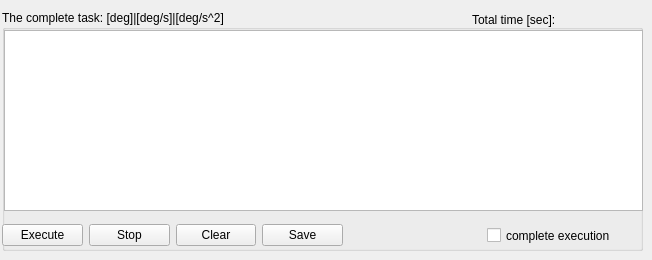
      <widget class="QWidget" name="tab_task">
       <attribute name="title">
        <string>Task</string>
       </attribute>
       <widget class="QGroupBox" name="groupBox_sol_task">
        <property name="geometry">
         <rect>
          <x>2</x>
          <y>10</y>
          <width>641</width>
          <height>241</height>
         </rect>
        </property>
        <property name="title">
         <string>The complete task: [deg]|[deg/s]|[deg/s^2]</string>
        </property>
        <widget class="QWidget" name="layoutWidget_time_task">
         <property name="geometry">
          <rect>
           <x>470</x>
           <y>0</y>
           <width>171</width>
           <height>19</height>
          </rect>
         </property>
         <layout class="QHBoxLayout" name="horizontalLayout_time_task">
          <item>
           <widget class="QLabel" name="label_totalTime_task">
            <property name="text">
             <string>Total time [sec]:</string>
            </property>
           </widget>
          </item>
          <item>
           <widget class="QLabel" name="label_totalTime_value_task">
            <property name="text">
             <string/>
            </property>
           </widget>
          </item>
         </layout>
        </widget>
        <widget class="QWidget" name="layoutWidget_action_task">
         <property name="geometry">
          <rect>
           <x>0</x>
           <y>210</y>
           <width>341</width>
           <height>31</height>
          </rect>
         </property>
         <layout class="QHBoxLayout" name="horizontalLayout_action_task">
          <item>
           <widget class="QPushButton" name="pushButton_execTask">
            <property name="text">
             <string>Execute</string>
            </property>
           </widget>
          </item>
          <item>
           <widget class="QPushButton" name="pushButton_stop_task">
            <property name="text">
             <string>Stop</string>
            </property>
           </widget>
          </item>
          <item>
           <widget class="QPushButton" name="pushButton_clear_task">
            <property name="text">
             <string>Clear</string>
            </property>
           </widget>
          </item>
          <item>
           <widget class="QPushButton" name="pushButton_save_task">
            <property name="text">
             <string>Save</string>
            </property>
           </widget>
          </item>
         </layout>
        </widget>
        <widget class="QTableWidget" name="tableWidget_sol_task">
         <property name="geometry">
          <rect>
           <x>2</x>
           <y>20</y>
           <width>639</width>
           <height>181</height>
          </rect>
         </property>
        </widget>
        <widget class="QCheckBox" name="checkBox_comp_exec">
         <property name="geometry">
          <rect>
           <x>485</x>
           <y>214</y>
           <width>161</width>
           <height>23</height>
          </rect>
         </property>
         <property name="text">
          <string>complete execution</string>
         </property>
        </widget>
       </widget>
      </widget>
